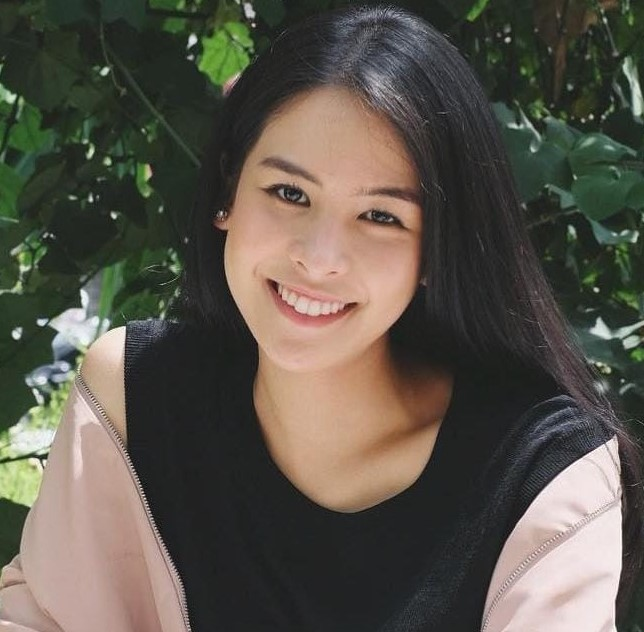
#> input picture img_processsing2/images/img1.jpeg, 644 x 632 px
$ python blur_wajah.py
#> lines starting #> are read from the running program, lines starting #| are printed output that depends on the picture; after the words box and inside, x2 and y2 are one past the last pixel; in counts of white or black regions, pixels touching at a corner belong together
import cv2
detector_wajah = cv2.CascadeClassifier(
    "../model/haarcascade_frontalface_default.xml")
image = cv2.imread("../images/img1.jpeg")  # BGR
#> image is the input picture: shape (632, 644, 3); mean B, G, R 74.6, 84.7, 89.9
# image = cv2.blur(image, (10,10))
gray = cv2.cvtColor(image, cv2.COLOR_BGR2GRAY)  # grayscale
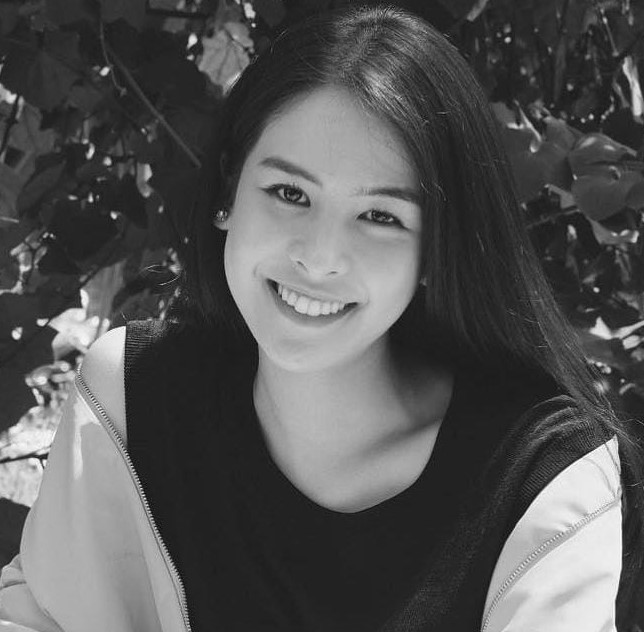
#> gray: shape (632, 644); min 1, max 255, mean 85.1
bounding_box = detector_wajah.detectMultiScale(
    gray, scaleFactor=1.01, minNeighbors=5, minSize=(30, 30), flags=cv2.CASCADE_SCALE_IMAGE)
#> bounding_box = [[28, 416, 32, 32], [565, 347, 74, 74], [198, 113, 260, 260]]
for (x, y, w, h) in bounding_box:
    # ini kode untuk membuat persegi pada suatu gambar
    # cv2.rectangle(image, (x, y), (x + W, y + h), (0, 255, 0), 2)
    box_wajah = cv2.rectangle(gray, (x, y), (x + w, y + h), (0, 0, 0), 1)
    # mau slicing gambar koordinat awal persegi (x,y) , koordinat akhir ((x+w), (y+h))
    gambar_wajah = image[y:(y+h), x:(x+w)]
    wajah_blur = cv2.blur(gambar_wajah, (40, 40))
    image[y:(y+h), x: (x+w)] = wajah_blur
    cv2.putText(image, "wajah disamarkan", (x, y),
                cv2.FONT_HERSHEY_SIMPLEX, 0.5, (255, 255, 255), 2)
    oval = cv2.circle(wajah_blur, (int(h/2), int(w/2)),
                      int(w/2), (255, 255, 0), 2)

    cv2.imshow("hasil", oval)
    cv2.waitKey(0)
#> this loop made 3 passes
#> pass 1, `gambar_wajah = image[y:(y+h), x:(x+w)]`:
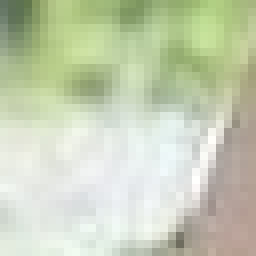
#> gambar_wajah: shape (32, 32, 3) (shown 8 times larger); mean B, G, R 180.9, 207.1, 198.2
#> pass 1, `oval = cv2.circle(wajah_blur, (int(h/2), int(w/2)), int(w/2), (255, 25..`:
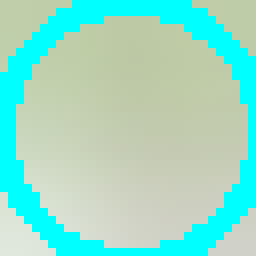
#> oval: shape (32, 32, 3) (shown 8 times larger); mean B, G, R 199.1, 219.2, 151
#> after the loop:
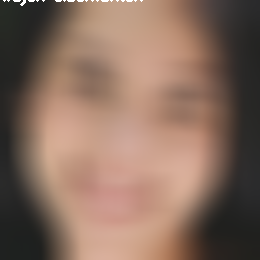
#> gambar_wajah: shape (260, 260, 3); mean B, G, R 93.9, 108.3, 135.3
#> after the loop:
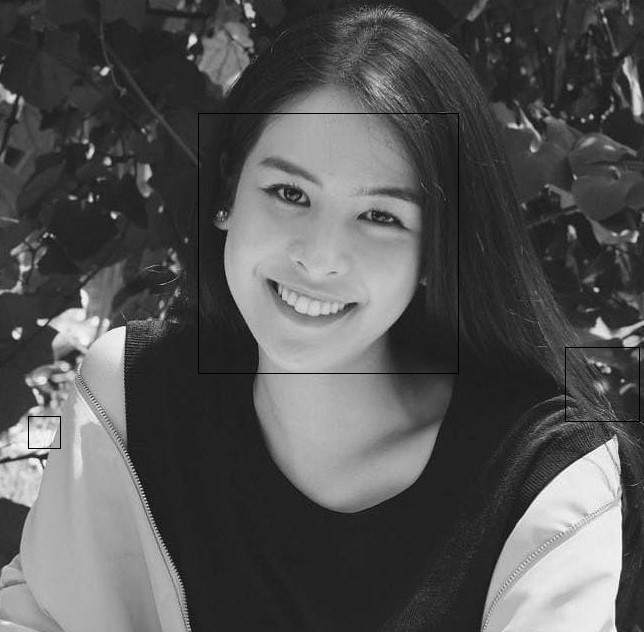
#> gray: shape (632, 644); 0.36% of pixels changed, all inside (x1, y1, x2, y2) = (28, 113, 640, 449)
#> after the loop:
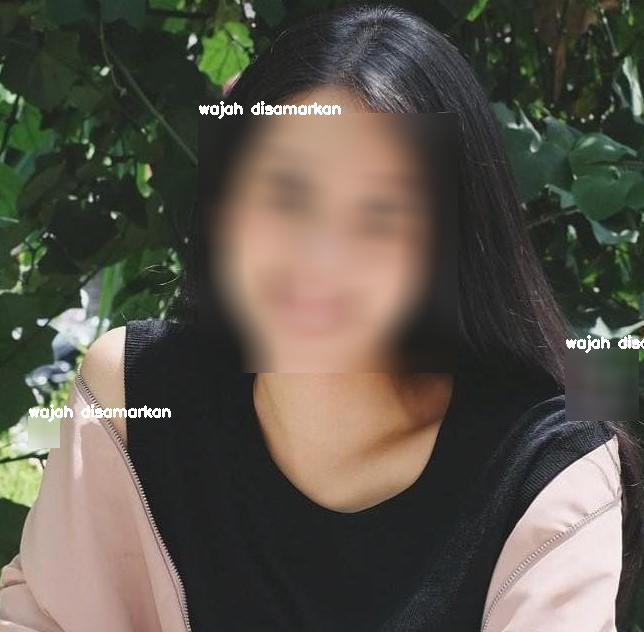
#> image: shape (632, 644, 3); 18.62% of pixels changed, all inside (x1, y1, x2, y2) = (28, 101, 644, 448)
#> after the loop:
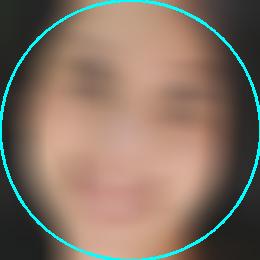
#> wajah_blur: shape (260, 260, 3); mean B, G, R 99.9, 114, 131.9

$ run again, with img_processsing2/images/panda.jpg copied over img_processsing2/images/img1.jpeg
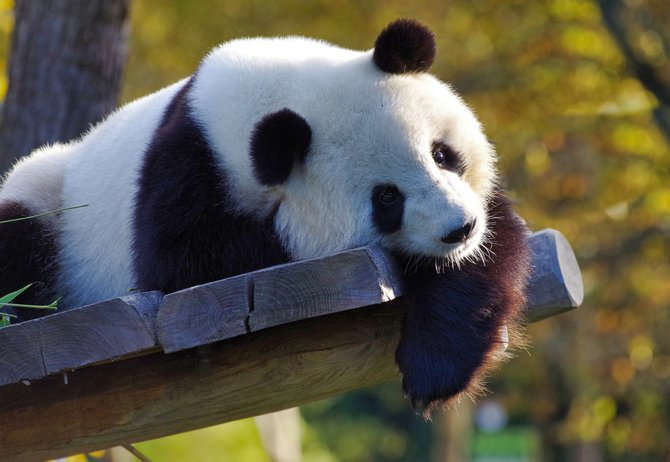
#> input picture img_processsing2/images/panda.jpg, 670 x 462 px
#> image is the input picture: shape (462, 670, 3); mean B, G, R 76.3, 89.8, 93.1
#> `gray = cv2.cvtColor(image, cv2.COLOR_BGR2GRAY)`:
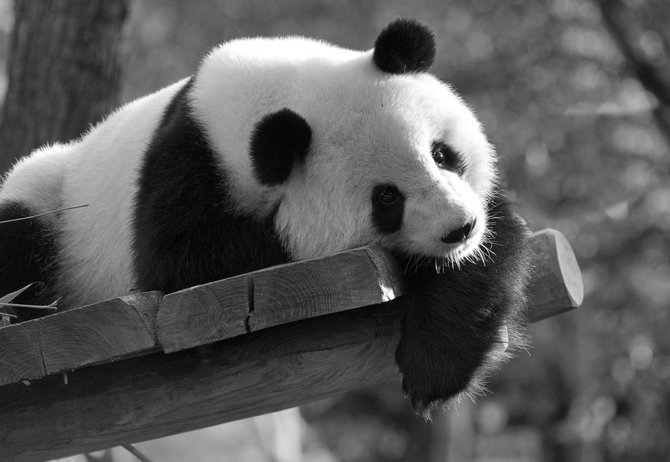
#> gray: shape (462, 670); min 0, max 255, mean 89.3
#> bounding_box = [[524, 24, 105, 105]]
#> the loop `for (x, y, w, h) in bounding_box:` made 1 pass
#> after the loop `for (x, y, w, h) in bounding_box:`:
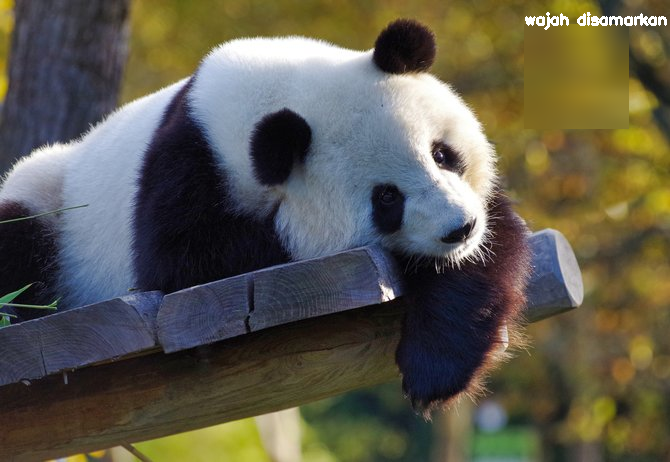
#> image: shape (462, 670, 3); 3.83% of pixels changed, all inside (x1, y1, x2, y2) = (524, 12, 667, 129)
